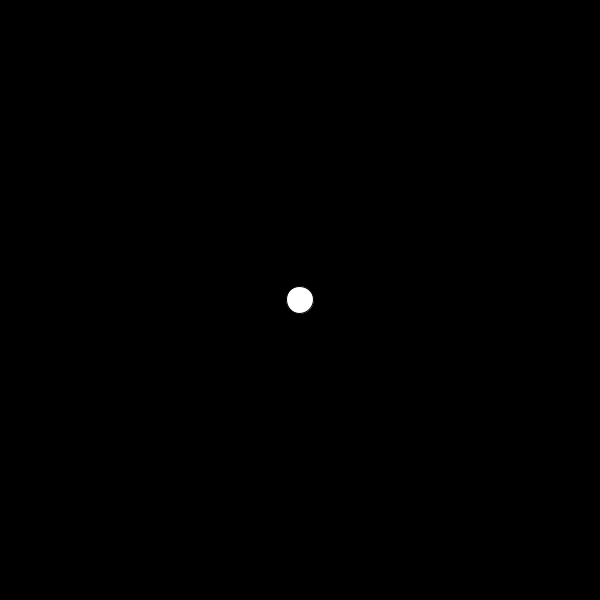
Frame 1 (no input)
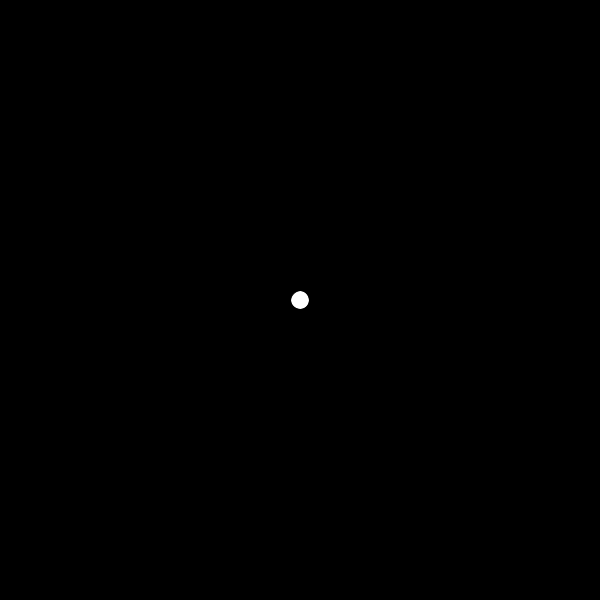
Frame 60 (the mouse pressed at the canvas centre just before this capture)
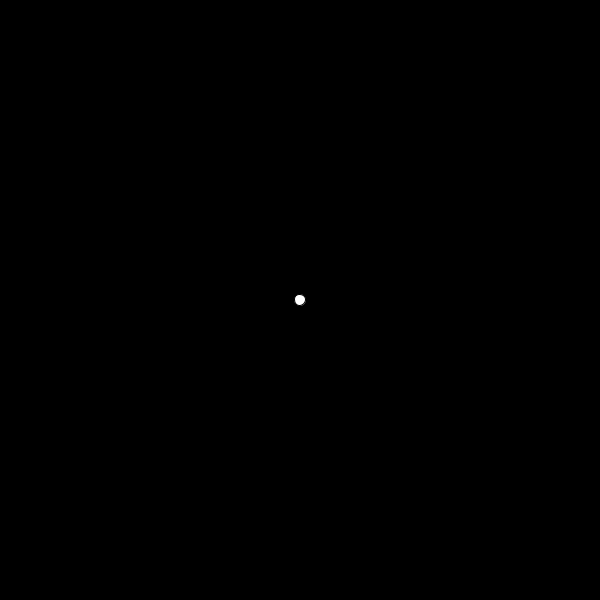
Frame 120 (the mouse held since frame 60 and released just before this capture)

The Processing sketch that drew these frames (run headless with seeded random() and noise(); from frame 60 on, the mouse is pressed at the canvas centre):

// Processing sketch: simple_sinAnimation_size
// ── simple_sinAnimation_size.pde
float circleSize;
float angle;
float oscillation;
float xPos, yPos;

void setup(){
  size(600,600);
  smooth();
  xPos = width/2;
  yPos = height/2;

}

void draw(){
  angle = frameCount * 0.1; // we use the frameCount to increment the "angle" of the circle
  oscillation = sin(angle); // the sin and cos funcions returns a number between -1 and 1
  
  // we can map that number to 0 to 1, so we get a percentage
  float oscMapped = map(oscillation, -1, 1, 0, 1); 
  
  println("sin value= " + oscillation + " oscmapped= " + oscMapped);
  
  background(0);
  
  //and use that "percentage" to animate by size
  ellipse(xPos, yPos, 50 * oscMapped, 50 * oscMapped);
  
}
